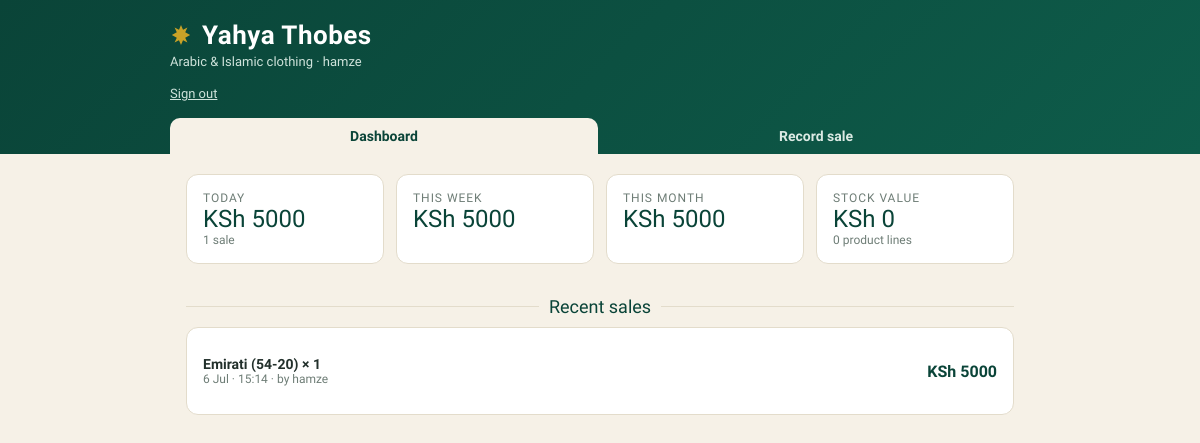
The page / (signed in) on the database as committed earlier.
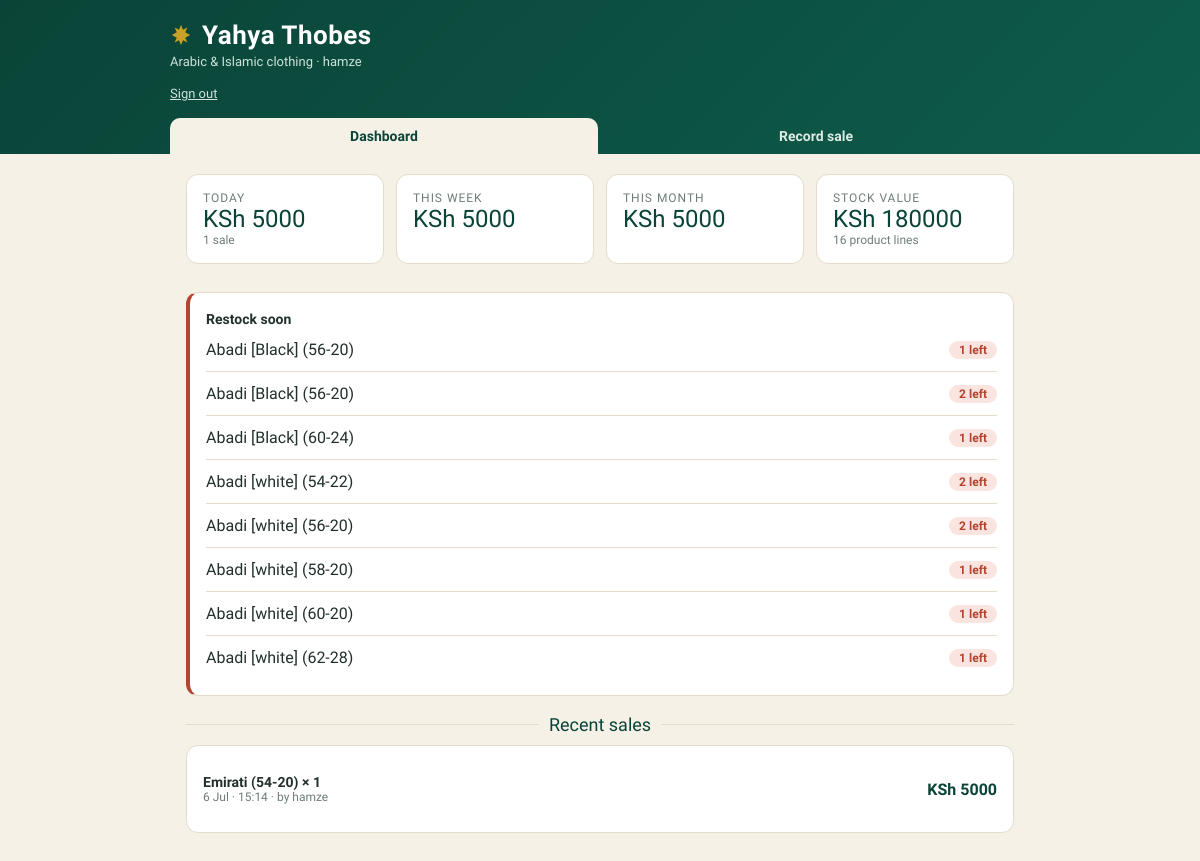
The same page on the database as committed later.
### shop/models.py (models this page shows, shortened)
class Sale(models.Model):
    product = models.ForeignKey(
        Product, null=True, blank=True,
        on_delete=models.SET_NULL, related_name="sales",
    )
    sold_by = models.ForeignKey(
        settings.AUTH_USER_MODEL, null=True, blank=True,
        on_delete=models.SET_NULL, related_name="sales_made",
    )
    name_snapshot = models.CharField(max_length=160)
    qty = models.PositiveIntegerField(default=1)
    unit_price = models.DecimalField(max_digits=10, decimal_places=2)
    total = models.DecimalField(max_digits=12, decimal_places=2)
    note = models.CharField(max_length=200, blank=True)
    created_at = models.DateTimeField(auto_now_add=True)
    class Meta:
        ordering = ["-created_at"]

class Product(models.Model):
    name = models.CharField(max_length=120)
    category = models.CharField(max_length=40, choices=CATEGORY_CHOICES, default="Kanzu / Thobe")
    size = models.CharField(max_length=20, choices=SIZE_CHOICES, default="-")
    price = models.DecimalField("Price (KSh)", max_digits=10, decimal_places=2)
    stock = models.PositiveIntegerField(default=0)
    low_at = models.PositiveIntegerField("Alert when stock is at or below", default=3)
    image = models.ImageField(upload_to="products/", blank=True, null=True)
    created_at = models.DateTimeField(auto_now_add=True)
    class Meta:
        ordering = ["name", "size"]
    def __str__(self):
        return f"{self.name} ({self.size})" if self.size != "-" else self.name

### shop/views.py (the view)
# urls.py: path("", views.dashboard, name="dashboard"),
@login_required
def dashboard(request):
    today = timezone.localdate()
    week_start = today - timedelta(days=6)
    month_start = today - timedelta(days=29)
    sales = Sale.objects.all()
    stock_value = Product.objects.aggregate(
        v=Sum(F("price") * F("stock"), output_field=DecimalField())
    )["v"] or 0
    context = {
        "tab": "dashboard",
        "today_total": _revenue(sales.filter(created_at__date=today)),
        "today_count": sales.filter(created_at__date=today).count(),
        "week_total": _revenue(sales.filter(created_at__date__gte=week_start)),
        "month_total": _revenue(sales.filter(created_at__date__gte=month_start)),
        "stock_value": stock_value,
        "product_count": Product.objects.count(),
        "low_stock": Product.objects.filter(stock__lte=F("low_at")),
        "recent_sales": sales.select_related("product")[:10],
    }
    return render(request, "shop/dashboard.html", context)

### shop/context_processors.py (called while the page is built)
def roles(request):
    user = request.user
    if not user.is_authenticated:
        return {"is_shopkeeper": False, "is_admin": False}
    return {
        "is_admin": user.is_superuser,
        "is_shopkeeper": user.is_superuser
        or user.groups.filter(name="Shopkeeper").exists(),
    }

### shop/views.py (called while the page is built)
def _revenue(qs):
    return qs.aggregate(t=Sum("total"))["t"] or Decimal("0")

### shop/templates/shop/dashboard.html (shortened to what this page needs)
{% extends "shop/base.html" %}
{% block content %}
<div class="stats">
  <div class="card"><div class="stat-label">Today</div><div class="stat-val">KSh {{ today_total|floatformat:0 }}</div><div class="muted">{{ today_count }} sale{{ today_count|pluralize }}</div></div>
  <div class="card"><div class="stat-label">This week</div><div class="stat-val">KSh {{ week_total|floatformat:0 }}</div></div>
  <div class="card"><div class="stat-label">This month</div><div class="stat-val">KSh {{ month_total|floatformat:0 }}</div></div>
  <div class="card"><div class="stat-label">Stock value</div><div class="stat-val">KSh {{ stock_value|floatformat:0 }}</div><div class="muted">{{ product_count }} product line{{ product_count|pluralize }}</div></div>
</div>
{% if low_stock %}
<div class="card" style="border-left:4px solid var(--danger)">
  <strong style="font-size:14px">Restock soon</strong>
  {% for p in low_stock %}
  <div class="row"><span>{{ p }}</span><span class="pill low">{{ p.stock }} left</span></div>
  {% endfor %}
</div>
{% endif %}
<div class="divider"><div class="line"></div><span class="title">Recent sales</span><div class="line"></div></div>
<div class="card">
  {% for s in recent_sales %}
  <div class="row">
    <div>
      <div style="font-weight:600;font-size:14px">{{ s.name_snapshot }} × {{ s.qty }}</div>
      <div class="muted">{{ s.created_at|date:"j M" }} · {{ s.created_at|time:"H:i" }}{% if s.sold_by %} · by {{ s.sold_by.username }}{% endif %}{% if s.note %} · {{ s.note }}{% endif %}</div>
    </div>
    <div style="text-align:right">
      <div style="font-weight:700;color:var(--emerald-dark)">KSh {{ s.total|floatformat:0 }}</div>
    </div>
  </div>
  {% empty %}
  <div class="empty">No sales yet. Record your first sale from the "Record sale" tab.</div>
  {% endfor %}
</div>
{% endblock %}

### shop/templates/shop/base.html (shortened to what this page needs)
<!DOCTYPE html>
<html lang="en">
<head>
</head>
<body>
<header>
  <div class="wrap">
    <h1><svg width="22" height="22" viewBox="0 0 24 24"><path d="M12 1l2.2 5.3L19 3.9l-2.4 5L22 12l-5.4 3.1L19 20.1l-4.8-2.4L12 23l-2.2-5.3L5 20.1l2.4-5L2 12l5.4-3.1L5 3.9l4.8 2.4z" fill="#C9A227"/></svg> Yahya Thobes</h1>
    <p class="sub">Arabic &amp; Islamic clothing{% if user.is_authenticated %} · {{ user.username }}
      <form method="post" action="{% url 'logout' %}" style="display:inline">{% csrf_token %}
        <button type="submit" style="background:none;border:none;color:#CFE3DB;text-decoration:underline;cursor:pointer;font-size:13px;font-family:inherit;padding:0">Sign out</button>
      </form>{% endif %}</p>
  </div>
  <nav>
    <a href="{% url 'dashboard' %}" class="{% if tab == 'dashboard' %}active{% endif %}">Dashboard</a>
    <a href="{% url 'record_sale' %}" class="{% if tab == 'sale' %}active{% endif %}">Record sale</a>
  </nav>
</header>
<main>
  {% block content %}{% endblock %}
</main>
</body>
</html>

### shop/templates/shop/base.html (style rules this page uses)
:root { --emerald:#0E5C4A; --emerald-dark:#0A4438; --sand:#F6F1E7; --card:#fff; --gold:#C9A227; --ink:#22302B; --muted:#6E7D76; --line:#E3DCCB; --danger:#B4432F; }
* { box-sizing:border-box }
body { margin:0;font-family:'Work Sans',system-ui,sans-serif;background:var(--sand);color:var(--ink) }
header { background:linear-gradient(135deg,var(--emerald-dark),var(--emerald));color:#fff;padding:20px 16px 0 }
.wrap { max-width:860px;margin:0 auto }
h1 { font-family:'Marcellus',Georgia,serif;font-size:26px;letter-spacing:.5px;margin:0;display:flex;align-items:center;gap:10px }
.sub { color:#CFE3DB;font-size:13px;margin:4px 0 14px }
nav { display:flex;gap:4px;max-width:860px;margin:0 auto }
nav a { flex:1;text-align:center;padding:10px 8px;color:#DCEAE4;text-decoration:none;font-weight:600;font-size:14px;border-radius:10px 10px 0 0 }
nav a.active { background:var(--sand);color:var(--emerald-dark) }
main { max-width:860px;margin:0 auto;padding:20px 16px 60px }
.card { background:var(--card);border:1px solid var(--line);border-radius:12px;padding:16px;margin-bottom:14px }
.stats { display:grid;grid-template-columns:repeat(auto-fit,minmax(150px,1fr));gap:12px;margin-bottom:14px }
.stat-label { font-size:12px;color:var(--muted);text-transform:uppercase;letter-spacing:.08em }
.stat-val { font-family:'Marcellus',Georgia,serif;font-size:24px;color:var(--emerald-dark) }
.row { display:flex;justify-content:space-between;align-items:center;gap:10px;padding:12px 0;border-bottom:1px solid var(--line) }
.row:last-child { border-bottom:none }
.pill { display:inline-block;padding:2px 10px;border-radius:999px;font-size:12px;font-weight:700;background:#E4F0EB;color:var(--emerald-dark) }
.pill.low { background:#F9E4DF;color:var(--danger) }
.muted { color:var(--muted);font-size:12px }
.divider { display:flex;align-items:center;gap:10px;margin:18px 0 10px }
.divider .line { flex:1;height:1px;background:var(--line) }
.divider .title { font-family:'Marcellus',Georgia,serif;font-size:18px;color:var(--emerald-dark) }

Rows that differ between the two databases and show on the page:
added Product: size+name "Abadi [Black] (56-20)", stock "1"
added Product: size+name "Abadi [Black] (56-20)", stock "2"
added Product: size+name "Abadi [Black] (60-24)", stock "1"
added Product: size+name "Abadi [white] (54-22)", stock "2"
added Product: size+name "Abadi [white] (56-20)", stock "2"
added Product: size+name "Abadi [white] (58-20)", stock "1"
added Product: size+name "Abadi [white] (60-20)", stock "1"
added Product: size+name "Abadi [white] (62-28)", stock "1"
Other text that changed with them:
{{ stock_value|floatformat:0 }}: "0" → "180000"
{{ product_count }}: "0" → "16"
text now shown: "Restock soon"
